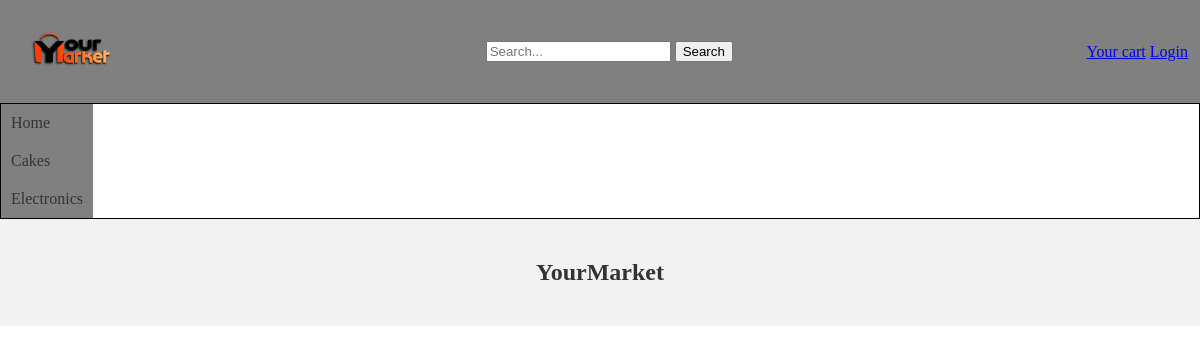
The page /findUser.php on the database as committed earlier.
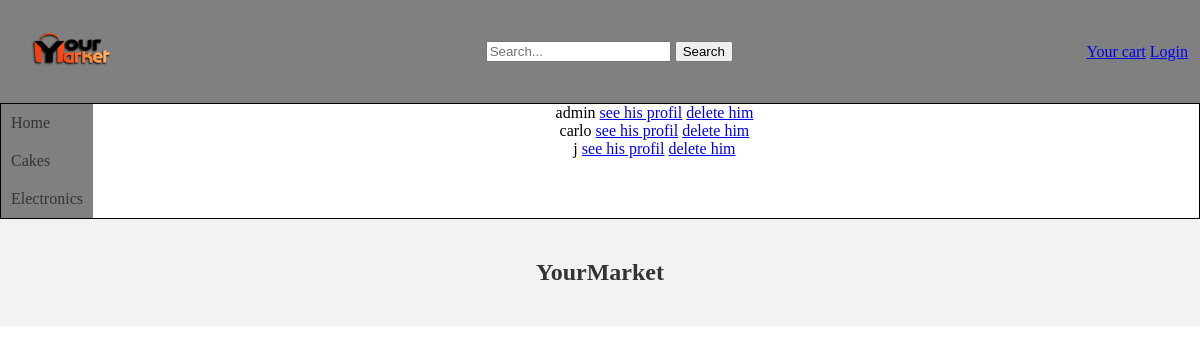
The same page on the database as committed later.
### tables this page shows
CREATE TABLE IF NOT EXISTS `users` (
  `username` varchar(100) NOT NULL,
  `firstName` varchar(100) NOT NULL,
  `familyName` varchar(100) NOT NULL,
  `email` varchar(100) NOT NULL,
  `phone` varchar(15) NOT NULL,
  `passwd` varchar(100) NOT NULL,
  `roles` int NOT NULL,
  `activated` tinyint(1) NOT NULL,
  PRIMARY KEY (`username`)
);

### findUser.php (the view, shortened to what this page needs)
<!DOCTYPE html>
<html>
<head>
  <link rel="stylesheet" type="text/css" href="Constant/styles.css">
</head>
<body>
    <head>
        <?php include('Constant/head.php'); ?>
    </head>
    <div class="page">
      <nav>
          <?php include('Constant/navbar.php'); ?>
      </nav>
      <div class="content">
        <?php
        global $conn;
        $himself = $_SESSION["username"];
        $sql = "SELECT username FROM users where username!='$himself'";
        $result = $conn->query($sql);
        if($result->num_rows>0){
            while ($row = $result->fetch_assoc()){
                echo $row["username"];
                echo ' <a href="seeProfil.php?username='.$row["username"].'">see his profil</a> ';
                echo '<a href="findUser.php?deleteUsername='.$row["username"].'">delete him</a>';
                echo '<br>';
            }
        }
        ?>
      </div>
    </div>
  <footer>
    <?php
    include('Constant/footer.php');
    ?>
  </footer>
</body>
</html>

Rows that differ between the two databases and show on the page:
added users: username "admin"
added users: username "carlo"
added users: username "j"
